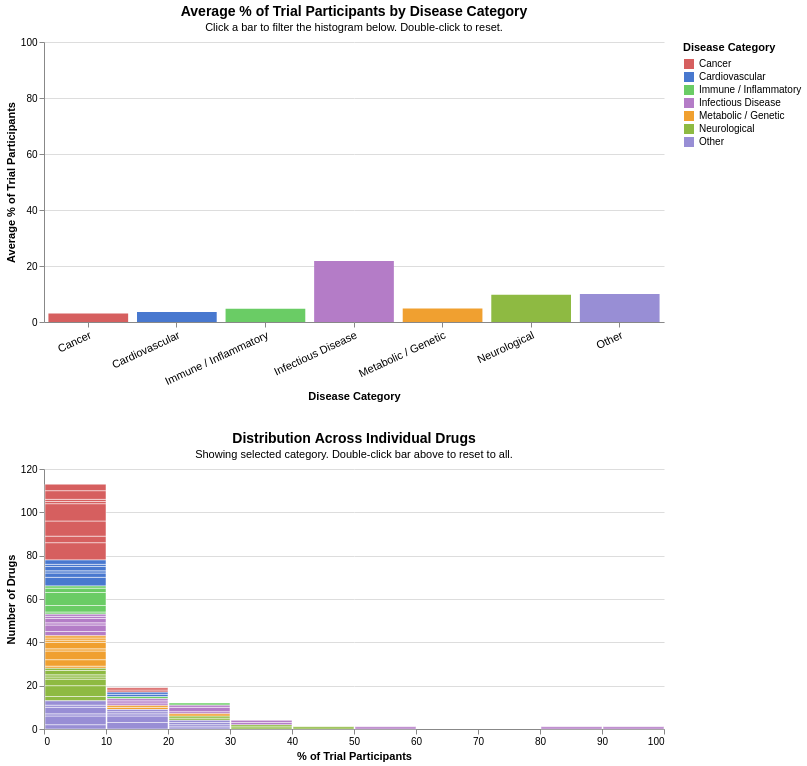

Source (notebook cell):
### Code cell
# --- selections ---
demo_select = alt.selection_point(
    name='demo',
    fields=['demographic'],
    bind=alt.binding_select(
        options=[DEMO_LABELS[c] for c in DEMO_COLS],
        name='Demographic: '
    ),
    value=DEMO_LABELS['black'],
)

cat_select = alt.selection_point(
    name='cat',
    fields=['disease_category'],
    on='click',
    clear='dblclick',
)

color_scale = alt.Scale(
    domain=list(CAT_COLORS.keys()),
    range=list(CAT_COLORS.values()),
)

# --- driver: avg bar chart ---
driver = (
    alt.Chart(agg_df)
    .mark_bar()
    .encode(
        x=alt.X('disease_category:N',
                sort=CATEGORIES,
                title='Disease Category',
                axis=alt.Axis(labelAngle=-25, labelFontSize=11)),
        y=alt.Y('avg_value:Q',
                scale=alt.Scale(domain=[0, 100]),
                title='Average % of Trial Participants'),
        color=alt.condition(
            cat_select,
            alt.Color('disease_category:N',
                      scale=color_scale,
                      legend=alt.Legend(title='Disease Category')),
            alt.value('#cccccc'),
        ),
        tooltip=[
            alt.Tooltip('disease_category:N', title='Category'),
            alt.Tooltip('demographic:N',       title='Demographic'),
            alt.Tooltip('avg_value:Q',         title='Avg %', format='.1f'),
        ],
    )
    .transform_filter(demo_select)
    .add_params(cat_select, demo_select)
    .properties(
        width=620,
        height=280,
        title=alt.Title(
            'Average % of Trial Participants by Disease Category',
            subtitle='Click a bar to filter the histogram below. Double-click to reset.',
            fontSize=14,
            subtitleFontSize=11,
        ),
    )
)

# --- driven: histogram of individual drug values ---
driven = (
    alt.Chart(drug_df)
    .mark_bar(stroke='white', strokeWidth=0.5)
    .encode(
        x=alt.X('value:Q',
                bin=alt.Bin(maxbins=15),
                #scale=alt.Scale(domain=[0, 100]),
                title='% of Trial Participants'),
        y=alt.Y('count():Q', title='Number of Drugs'),
        color=alt.condition(
            cat_select,
            alt.Color('disease_category:N', scale=color_scale, legend=None),
            alt.value('#cccccc'),
        ),
        tooltip=[
            alt.Tooltip('disease_category:N', title='Category'),
            alt.Tooltip('value:Q',            title='%', format='.1f'),
            alt.Tooltip('count():Q',          title='Number of Drugs'),
        ],
    )
    .transform_filter(demo_select)
    .transform_filter(cat_select)
    .properties(
        width=620,
        height=260,
        title=alt.Title(
            'Distribution Across Individual Drugs',
            subtitle='Showing selected category. Double-click bar above to reset to all.',
            fontSize=14,
            subtitleFontSize=11,
        ),
    )
)

dashboard = alt.vconcat(driver, driven, spacing=30).configure_view(strokeWidth=0)
dashboard

### Figure 1 — Vega-Lite specification as saved in the notebook (floating-point values rounded to 4 significant figures; data arrays with more than 128 entries replaced by an {"elided": "..."} marker saying what was removed)
{"config": {"view": {"continuousWidth": 300, "continuousHeight": 300, "strokeWidth": 0}}, "vconcat": [{"data": {"name": "data-3f21bd7cea731bdf620b26ee9d5c6263"}, "mark": {"type": "bar"}, "encoding": {"color": {"condition": {"param": "cat", "field": "disease_category", "legend": {"title": "Disease Category"}, "scale": {"domain": ["Cancer", "Cardiovascular", "Immune / Inflammatory", "Infectious Disease", "Metabolic / Genetic", "Neurological", "Other"], "range": ["#D65F5F", "#4878CF", "#6ACC65", "#B47CC7", "#F0A030", "#8EBA42", "#988ED5"]}, "type": "nominal"}, "value": "#cccccc"}, "tooltip": [{"field": "disease_category", "title": "Category", "type": "nominal"}, {"field": "demographic", "title": "Demographic", "type": "nominal"}, {"field": "avg_value", "format": ".1f", "title": "Avg %", "type": "quantitative"}], "x": {"axis": {"labelAngle": -25, "labelFontSize": 11}, "field": "disease_category", "sort": ["Cancer", "Cardiovascular", "Immune / Inflammatory", "Infectious Disease", "Metabolic / Genetic", "Neurological", "Other"], "title": "Disease Category", "type": "nominal"}, "y": {"field": "avg_value", "scale": {"domain": [0, 100]}, "title": "Average % of Trial Participants", "type": "quantitative"}}, "height": 280, "name": "view_c094e98e1c328235_0", "title": {"text": "Average % of Trial Participants by Disease Category", "fontSize": 14, "subtitle": "Click a bar to filter the histogram below. Double-click to reset.", "subtitleFontSize": 11}, "transform": [{"filter": {"param": "demo"}}], "width": 620}, {"data": {"name": "data-93e3ad74f448b64033ac101f0a493b05"}, "mark": {"type": "bar", "stroke": "white", "strokeWidth": 0.5}, "encoding": {"color": {"condition": {"param": "cat", "field": "disease_category", "legend": null, "scale": {"domain": ["Cancer", "Cardiovascular", "Immune / Inflammatory", "Infectious Disease", "Metabolic / Genetic", "Neurological", "Other"], "range": ["#D65F5F", "#4878CF", "#6ACC65", "#B47CC7", "#F0A030", "#8EBA42", "#988ED5"]}, "type": "nominal"}, "value": "#cccccc"}, "tooltip": [{"field": "disease_category", "title": "Category", "type": "nominal"}, {"field": "value", "format": ".1f", "title": "%", "type": "quantitative"}, {"aggregate": "count", "title": "Number of Drugs", "type": "quantitative"}], "x": {"bin": {"maxbins": 15}, "field": "value", "title": "% of Trial Participants", "type": "quantitative"}, "y": {"aggregate": "count", "title": "Number of Drugs", "type": "quantitative"}}, "height": 260, "title": {"text": "Distribution Across Individual Drugs", "fontSize": 14, "subtitle": "Showing selected category. Double-click bar above to reset to all.", "subtitleFontSize": 11}, "transform": [{"filter": {"param": "demo"}}, {"filter": {"param": "cat"}}], "width": 620}], "params": [{"name": "cat", "select": {"type": "point", "clear": "dblclick", "fields": ["disease_category"], "on": "click"}, "views": ["view_c094e98e1c328235_0"]}, {"name": "demo", "select": {"type": "point", "fields": ["demographic"]}, "bind": {"input": "select", "options": ["Black / African American", "White", "Asian", "Women", "Age 65+"], "name": "Demographic: "}, "value": "Black / African American", "views": ["view_c094e98e1c328235_0"]}], "spacing": 30, "$schema": "https://vega.github.io/schema/vega-lite/v6.1.0.json", "datasets": {"data-3f21bd7cea731bdf620b26ee9d5c6263": [{"disease_category": "Cancer", "avg_value": 3.0, "demographic": "Black / African American"}, {"disease_category": "Cardiovascular", "avg_value": 3.6, "demographic": "Black / African American"}, {"disease_category": "Immune / Inflammatory", "avg_value": 4.7, "demographic": "Black / African American"}, {"disease_category": "Infectious Disease", "avg_value": 21.8, "demographic": "Black / African American"}, {"disease_category": "Metabolic / Genetic", "avg_value": 4.8, "demographic": "Black / African American"}, {"disease_category": "Neurological", "avg_value": 9.7, "demographic": "Black / African American"}, {"disease_category": "Other", "avg_value": 10.0, "demographic": "Black / African American"}, {"disease_category": "Cancer", "avg_value": 76.2, "demographic": "White"}, {"disease_category": "Cardiovascular", "avg_value": 84.4, "demographic": "White"}, {"disease_category": "Immune / Inflammatory", "avg_value": 81.6, "demographic": "White"}, {"disease_category": "Infectious Disease", "avg_value": 63.5, "demographic": "White"}, {"disease_category": "Metabolic / Genetic", "avg_value": 78.6, "demographic": "White"}, {"disease_category": "Neurological", "avg_value": 73.4, "demographic": "White"}, {"disease_category": "Other", "avg_value": 76.3, "demographic": "White"}, {"disease_category": "Cancer", "avg_value": 10.9, "demographic": "Asian"}, {"disease_category": "Cardiovascular", "avg_value": 8.3, "demographic": "Asian"}, {"disease_category": "Immune / Inflammatory", "avg_value": 8.5, "demographic": "Asian"}, {"disease_category": "Infectious Disease", "avg_value": 7.1, "demographic": "Asian"}, {"disease_category": "Metabolic / Genetic", "avg_value": 10.0, "demographic": "Asian"}, {"disease_category": "Neurological", "avg_value": 13.8, "demographic": "Asian"}, {"disease_category": "Other", "avg_value": 8.1, "demographic": "Asian"}, {"disease_category": "Cancer", "avg_value": 52.4, "demographic": "Women"}, {"disease_category": "Cardiovascular", "avg_value": 42.4, "demographic": "Women"}, {"disease_category": "Immune / Inflammatory", "avg_value": 49.1, "demographic": "Women"}, {"disease_category": "Infectious Disease", "avg_value": 42.8, "demographic": "Women"}, {"disease_category": "Metabolic / Genetic", "avg_value": 49.0, "demographic": "Women"}, {"disease_category": "Neurological", "avg_value": 40.5, "demographic": "Women"}, {"disease_category": "Other", "avg_value": 53.2, "demographic": "Women"}, {"disease_category": "Cancer", "avg_value": 43.0, "demographic": "Age 65+"}, {"disease_category": "Cardiovascular", "avg_value": 47.6, "demographic": "Age 65+"}, {"disease_category": "Immune / Inflammatory", "avg_value": 12.1, "demographic": "Age 65+"}, {"disease_category": "Infectious Disease", "avg_value": 13.2, "demographic": "Age 65+"}, {"disease_category": "Metabolic / Genetic", "avg_value": 17.4, "demographic": "Age 65+"}, {"disease_category": "Neurological", "avg_value": 13.3, "demographic": "Age 65+"}, {"disease_category": "Other", "avg_value": 18.6, "demographic": "Age 65+"}], "data-93e3ad74f448b64033ac101f0a493b05": {"elided": "759 records"}}}
